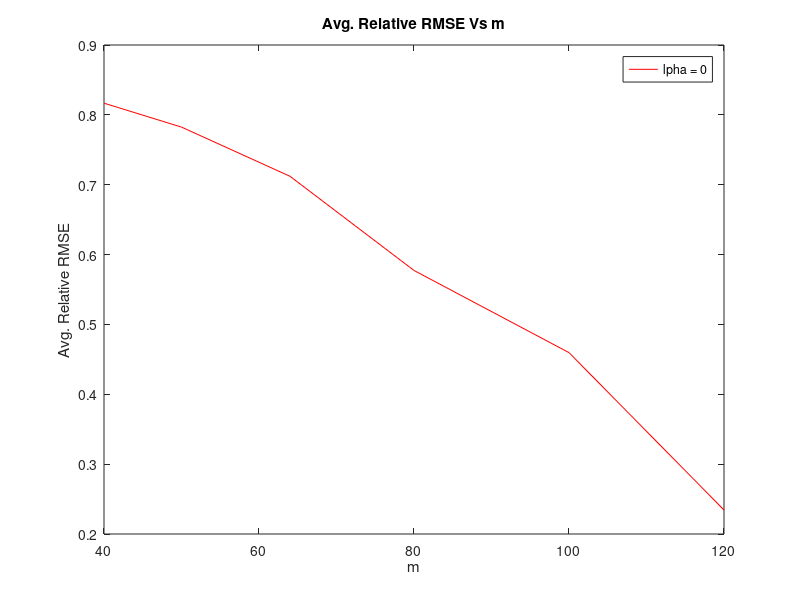
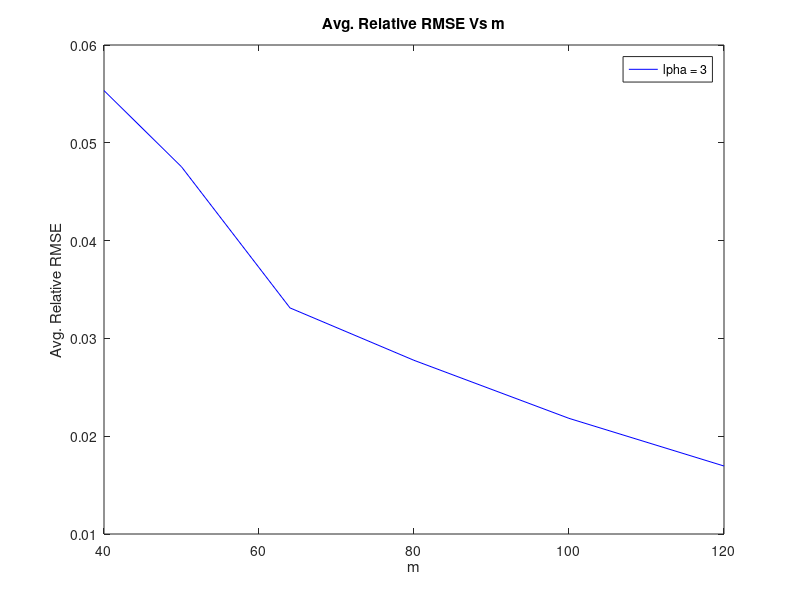
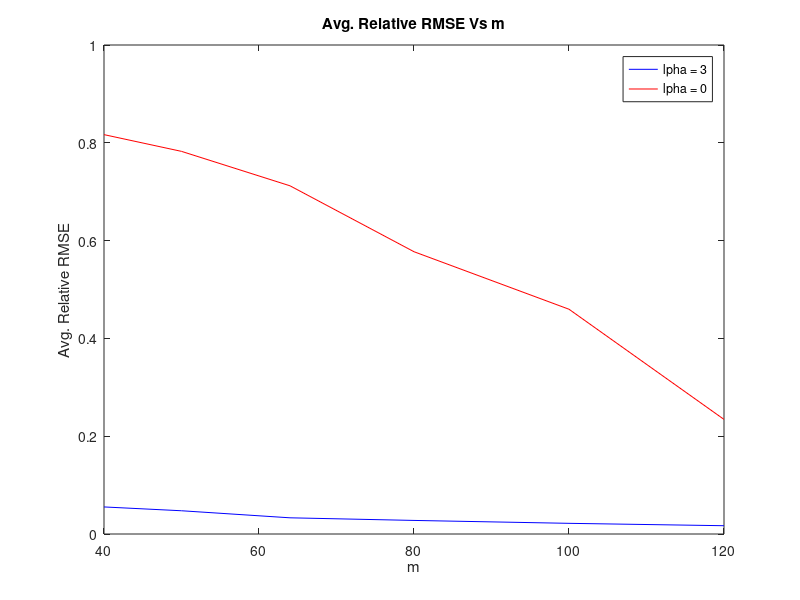

The MATLAB source for these figures, in order:
clc;
clear;
close all;

rng(1);

n = 128;
tol = 0.1;
rmse_avg = [];

for alpha=[0, 3]
    % Generating a random orthonormal matrix
    % The n-dimensional normal distribution has spherical symmetry,
    % which implies that after normalization the drawn vectors would be
    % uniformly distributed on the n-dimensional unit sphere.
    % Then using Gram-schmidt on the random vector to generate matrix
    U = zeros(n);
    vi = randn(n,1);
    U(:,1) = vi ./ norm(vi);
    for i=2:n
      nrm = 0;
      % only if vector has sufficiently large component orthogonal to U
      while nrm < tol
        vi = randn(n,1);
        vi = vi - U(:,1:i-1) * (U(:,1:i-1)' * vi);
        nrm = norm(vi);
      end
      U(:,i) = vi ./ nrm;
    end

    % Generating Co-variance Matrix
    Sigma = U * diag((1:n).^(-alpha)) * U';

    % Generating 10 n-dimensional vectors
    xs = mvnrnd(zeros(n,1), Sigma, 10)';

    for m=[40, 50, 64, 80, 100, 120]
        rmse = zeros(10, 1);

        % Generating a random sensing matrix
        phi = randn(m, n) / sqrt(m);

        % Variables used in reconstruction (for faster computation)
        SpT = Sigma * phi';
        pSpT = phi * SpT;

        for i=1:10
            % Generating noisy measurement
            y = phi * xs(:, i);
            sig = 0.01 * mean(abs(y));
            y = y + mvnrnd(zeros(m, 1), eye(m)*sig^2, 1)';

            % Reconstruction of x
            x = (SpT - SpT/(eye(m)*sig^2 + pSpT)*pSpT) * y / (sig^2);

            % Calculating Avg. Relative RMSE
            rmse(i) = sqrt(mean((x - xs(:,i)).^2))/sqrt(mean(xs(:,i).^2));
        end
        rmse_avg = [rmse_avg mean(rmse)];
    end
end

% Average RMSE vs m
figure;

plot([40, 50, 64, 80, 100, 120], rmse_avg(1:6), 'r');
legend("\alpha = 0");
xlabel("m");
ylabel("Avg. Relative RMSE");
title("Avg. Relative RMSE Vs m");
saveas(gcf, "plots/0.jpg");
plot([40, 50, 64, 80, 100, 120], rmse_avg(7:12), 'b');
legend("\alpha = 3");
xlabel("m");
ylabel("Avg. Relative RMSE");
title("Avg. Relative RMSE Vs m");
saveas(gcf, "plots/3.jpg");
hold on;
plot([40, 50, 64, 80, 100, 120], rmse_avg(1:6), 'r');
legend("\alpha = 3", "\alpha = 0");
xlabel("m");
ylabel("Avg. Relative RMSE");
title("Avg. Relative RMSE Vs m");
saveas(gcf, "plots/both.jpg");

close all;

fprintf("Avg. Relative RMSE for \x03b1 = 0, m = %i \t: %f\n", [[40, 50, 64, 80, 100, 120]; rmse_avg(1:6)]);
fprintf("Avg. Relative RMSE for \x03b1 = 3, m = %i \t: %f\n", [[40, 50, 64, 80, 100, 120]; rmse_avg(7:12)]);
